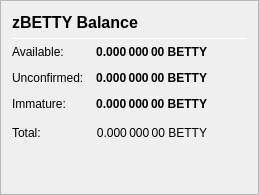
                   <widget class="QFrame" name="frame_ZerocoinBalances">
                    <property name="frameShape">
                     <enum>QFrame::StyledPanel</enum>
                    </property>
                    <property name="frameShadow">
                     <enum>QFrame::Raised</enum>
                    </property>
                    <layout class="QVBoxLayout" name="verticalLayout_7">
                     <item>
                      <layout class="QHBoxLayout" name="horizontalLayout_8" stretch="0,0,0">
                       <item>
                        <widget class="QLabel" name="label_5z_3">
                         <property name="minimumSize">
                          <size>
                           <width>0</width>
                           <height>20</height>
                          </size>
                         </property>
                         <property name="font">
                          <font>
                           <pointsize>12</pointsize>
                           <weight>75</weight>
                           <bold>true</bold>
                          </font>
                         </property>
                         <property name="text">
                          <string>zBETTY Balance</string>
                         </property>
                        </widget>
                       </item>
                       <item>
                        <spacer name="horizontalSpacer_11">
                         <property name="orientation">
                          <enum>Qt::Horizontal</enum>
                         </property>
                         <property name="sizeHint" stdset="0">
                          <size>
                           <width>40</width>
                           <height>20</height>
                          </size>
                         </property>
                        </spacer>
                       </item>
                      </layout>
                     </item>
                     <item>
                      <widget class="Line" name="line_ZerocoinBalance">
                       <property name="minimumSize">
                        <size>
                         <width>0</width>
                         <height>1</height>
                        </size>
                       </property>
                       <property name="maximumSize">
                        <size>
                         <width>16777215</width>
                         <height>1</height>
                        </size>
                       </property>
                       <property name="orientation">
                        <enum>Qt::Horizontal</enum>
                       </property>
                      </widget>
                     </item>
                     <item>
                      <layout class="QGridLayout" name="gridLayout_5">
                       <property name="spacing">
                        <number>12</number>
                       </property>
                       <item row="1" column="0">
                        <widget class="QLabel" name="labelzBalanceMatureText">
                         <property name="toolTip">
                          <string>Mature: more than 20 confirmation and more than 1 mint of the same denomination after it was minted.
These zBETTY are spendable.</string>
                         </property>
                         <property name="text">
                          <string>Available:</string>
                         </property>
                        </widget>
                       </item>
                       <item row="1" column="1">
                        <widget class="QLabel" name="labelzBalanceMature">
                         <property name="font">
                          <font>
                           <weight>75</weight>
                           <bold>true</bold>
                          </font>
                         </property>
                         <property name="toolTip">
                          <string>Mature: more than 20 confirmation and more than 1 mint of the same denomination after it was minted.
These zBETTY are spendable.</string>
                         </property>
                         <property name="text">
                          <string notr="true">0.000 000 00 BETTY</string>
                         </property>
                         <property name="alignment">
                          <set>Qt::AlignRight|Qt::AlignTrailing|Qt::AlignVCenter</set>
                         </property>
                        </widget>
                       </item>
                       <item row="2" column="0">
                        <widget class="QLabel" name="labelzBalanceUnconfirmedText">
                         <property name="toolTip">
                          <string>Unconfirmed: less than 20 confirmations
Immature: confirmed, but less than 1 mint of the same denomination after it was minted</string>
                         </property>
                         <property name="text">
                          <string>Unconfirmed:</string>
                         </property>
                        </widget>
                       </item>
                       <item row="2" column="1">
                        <widget class="QLabel" name="labelzBalanceUnconfirmed">
                         <property name="font">
                          <font>
                           <weight>75</weight>
                           <bold>true</bold>
                          </font>
                         </property>
                         <property name="toolTip">
                          <string>Unconfirmed: less than 20 confirmations
Immature: confirmed, but less than 1 mint of the same denomination after it was minted</string>
                         </property>
                         <property name="text">
                          <string notr="true">0.000 000 00 BETTY</string>
                         </property>
                         <property name="alignment">
                          <set>Qt::AlignRight|Qt::AlignTrailing|Qt::AlignVCenter</set>
                         </property>
                        </widget>
                       </item>
                       <item row="3" column="0">
                        <widget class="QLabel" name="labelzBalanceImmatureText">
                         <property name="toolTip">
                          <string>Unconfirmed: less than 20 confirmations
Immature: confirmed, but less than 1 mint of the same denomination after it was minted</string>
                         </property>
                         <property name="text">
                          <string>Immature:</string>
                         </property>
                        </widget>
                       </item>
                       <item row="3" column="1">
                        <widget class="QLabel" name="labelzBalanceImmature">
                         <property name="font">
                          <font>
                           <weight>75</weight>
                           <bold>true</bold>
                          </font>
                         </property>
                         <property name="toolTip">
                          <string>Unconfirmed: less than 20 confirmations
Immature: confirmed, but less than 1 mint of the same denomination after it was minted</string>
                         </property>
                         <property name="text">
                          <string notr="true">0.000 000 00 BETTY</string>
                         </property>
                         <property name="alignment">
                          <set>Qt::AlignRight|Qt::AlignTrailing|Qt::AlignVCenter</set>
                         </property>
                        </widget>
                       </item>
                       <item row="4" column="0">
                        <widget class="QLabel" name="labelzBalanceText">
                         <property name="toolTip">
                          <string>Your current zBETTY balance, unconfirmed and immature zBETTY included.</string>
                         </property>
                         <property name="text">
                          <string>Total:</string>
                         </property>
                        </widget>
                       </item>
                       <item row="4" column="1">
                        <widget class="QLabel" name="labelzBalance">
                         <property name="font">
                          <font>
                           <weight>35</weight>
                           <bold>true</bold>
                          </font>
                         </property>
                         <property name="cursor">
                          <cursorShape>IBeamCursor</cursorShape>
                         </property>
                         <property name="toolTip">
                          <string>Your current zBETTY balance, unconfirmed and immature zBETTY included.</string>
                         </property>
                         <property name="text">
                          <string notr="true">0.000 000 00 BETTY</string>
                         </property>
                         <property name="alignment">
                          <set>Qt::AlignRight|Qt::AlignTrailing|Qt::AlignVCenter</set>
                         </property>
                         <property name="textInteractionFlags">
                          <set>Qt::LinksAccessibleByMouse|Qt::TextSelectableByKeyboard|Qt::TextSelectableByMouse</set>
                         </property>
                        </widget>
                       </item>
                       <item row="4" column="2">
                        <spacer name="horizontalSpacer_4">
                         <property name="orientation">
                          <enum>Qt::Horizontal</enum>
                         </property>
                         <property name="sizeHint" stdset="0">
                          <size>
                           <width>40</width>
                           <height>20</height>
                          </size>
                         </property>
                        </spacer>
                       </item>
                      </layout>
                     </item>
                     <item>
                      <spacer name="verticalSpacer_4">
                       <property name="orientation">
                        <enum>Qt::Vertical</enum>
                       </property>
                       <property name="sizeHint" stdset="0">
                        <size>
                         <width>20</width>
                         <height>40</height>
                        </size>
                       </property>
                      </spacer>
                     </item>
                    </layout>
                   </widget>
